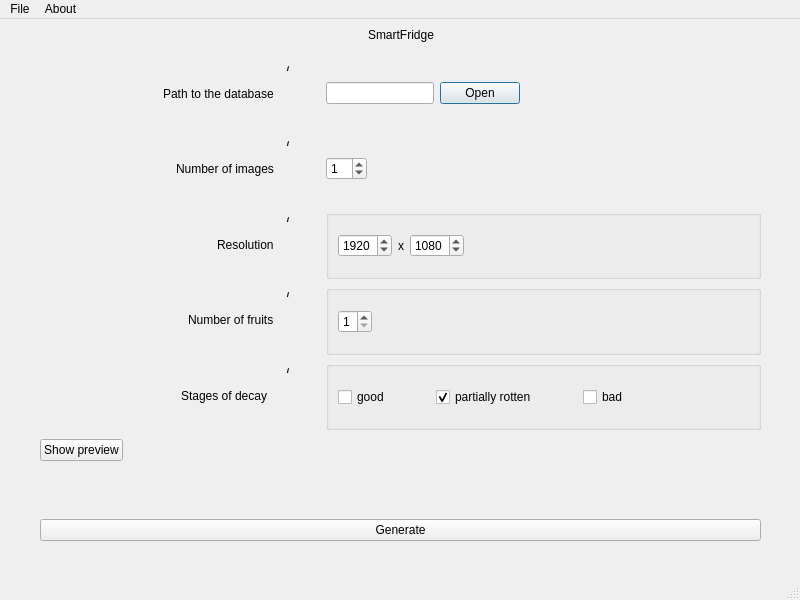
<?xml version="1.0" encoding="UTF-8"?>
<ui version="4.0">
 <class>SmartFridge</class>
 <widget class="QMainWindow" name="SmartFridge">
  <property name="geometry">
   <rect>
    <x>0</x>
    <y>0</y>
    <width>800</width>
    <height>600</height>
   </rect>
  </property>
  <property name="windowTitle">
   <string>SmartFridge</string>
  </property>
  <widget class="QWidget" name="centralwidget">
   <widget class="QWidget" name="gridWidget" native="true">
    <property name="geometry">
     <rect>
      <x>20</x>
      <y>40</y>
      <width>761</width>
      <height>371</height>
     </rect>
    </property>
    <layout class="QGridLayout" name="gridLayout">
     <property name="leftMargin">
      <number>20</number>
     </property>
     <property name="rightMargin">
      <number>20</number>
     </property>
     <item row="5" column="1">
      <layout class="QHBoxLayout" name="horizontalLayout_11">
       <property name="rightMargin">
        <number>20</number>
       </property>
       <item>
        <spacer name="horizontalSpacer_15">
         <property name="orientation">
          <enum>Qt::Horizontal</enum>
         </property>
         <property name="sizeHint" stdset="0">
          <size>
           <width>40</width>
           <height>20</height>
          </size>
         </property>
        </spacer>
       </item>
       <item>
        <widget class="QLabel" name="label_4">
         <property name="text">
          <string>Resolution</string>
         </property>
        </widget>
       </item>
       <item>
        <layout class="QVBoxLayout" name="verticalLayout_9">
         <property name="spacing">
          <number>0</number>
         </property>
         <property name="rightMargin">
          <number>0</number>
         </property>
         <item>
          <widget class="QToolButton" name="toolButton_8">
           <property name="enabled">
            <bool>true</bool>
           </property>
           <property name="font">
            <font>
             <pointsize>6</pointsize>
             <weight>75</weight>
             <italic>true</italic>
             <bold>true</bold>
             <underline>false</underline>
            </font>
           </property>
           <property name="cursor">
            <cursorShape>PointingHandCursor</cursorShape>
           </property>
           <property name="text">
            <string>i</string>
           </property>
           <property name="popupMode">
            <enum>QToolButton::DelayedPopup</enum>
           </property>
           <property name="toolButtonStyle">
            <enum>Qt::ToolButtonFollowStyle</enum>
           </property>
           <property name="autoRaise">
            <bool>true</bool>
           </property>
           <property name="arrowType">
            <enum>Qt::NoArrow</enum>
           </property>
          </widget>
         </item>
         <item>
          <spacer name="verticalSpacer_8">
           <property name="orientation">
            <enum>Qt::Vertical</enum>
           </property>
           <property name="sizeHint" stdset="0">
            <size>
             <width>20</width>
             <height>40</height>
            </size>
           </property>
          </spacer>
         </item>
        </layout>
       </item>
      </layout>
     </item>
     <item row="3" column="2">
      <layout class="QHBoxLayout" name="horizontalLayout_2">
       <property name="rightMargin">
        <number>150</number>
       </property>
       <item>
        <widget class="QLineEdit" name="lineEdit"/>
       </item>
       <item alignment="Qt::AlignLeft">
        <widget class="QDialogButtonBox" name="buttonBox">
         <property name="sizePolicy">
          <sizepolicy hsizetype="Preferred" vsizetype="Preferred">
           <horstretch>0</horstretch>
           <verstretch>0</verstretch>
          </sizepolicy>
         </property>
         <property name="locale">
          <locale language="English" country="UnitedStates"/>
         </property>
         <property name="standardButtons">
          <set>QDialogButtonBox::Open</set>
         </property>
         <property name="centerButtons">
          <bool>false</bool>
         </property>
        </widget>
       </item>
       <item>
        <spacer name="horizontalSpacer_10">
         <property name="orientation">
          <enum>Qt::Horizontal</enum>
         </property>
         <property name="sizeHint" stdset="0">
          <size>
           <width>40</width>
           <height>20</height>
          </size>
         </property>
        </spacer>
       </item>
       <item>
        <spacer name="horizontalSpacer_22">
         <property name="orientation">
          <enum>Qt::Horizontal</enum>
         </property>
         <property name="sizeHint" stdset="0">
          <size>
           <width>40</width>
           <height>20</height>
          </size>
         </property>
        </spacer>
       </item>
      </layout>
     </item>
     <item row="7" column="1">
      <layout class="QHBoxLayout" name="horizontalLayout_7">
       <property name="rightMargin">
        <number>20</number>
       </property>
       <item>
        <spacer name="horizontalSpacer_18">
         <property name="orientation">
          <enum>Qt::Horizontal</enum>
         </property>
         <property name="sizeHint" stdset="0">
          <size>
           <width>40</width>
           <height>20</height>
          </size>
         </property>
        </spacer>
       </item>
       <item>
        <widget class="QLabel" name="label_16">
         <property name="text">
          <string>Stages of decay  </string>
         </property>
        </widget>
       </item>
       <item>
        <layout class="QVBoxLayout" name="verticalLayout_4">
         <property name="spacing">
          <number>0</number>
         </property>
         <property name="rightMargin">
          <number>0</number>
         </property>
         <item>
          <widget class="QToolButton" name="toolButton_3">
           <property name="enabled">
            <bool>true</bool>
           </property>
           <property name="font">
            <font>
             <pointsize>6</pointsize>
             <weight>75</weight>
             <italic>true</italic>
             <bold>true</bold>
             <underline>false</underline>
            </font>
           </property>
           <property name="cursor">
            <cursorShape>PointingHandCursor</cursorShape>
           </property>
           <property name="text">
            <string>i</string>
           </property>
           <property name="popupMode">
            <enum>QToolButton::DelayedPopup</enum>
           </property>
           <property name="toolButtonStyle">
            <enum>Qt::ToolButtonFollowStyle</enum>
           </property>
           <property name="autoRaise">
            <bool>true</bool>
           </property>
           <property name="arrowType">
            <enum>Qt::NoArrow</enum>
           </property>
          </widget>
         </item>
         <item>
          <spacer name="verticalSpacer_3">
           <property name="orientation">
            <enum>Qt::Vertical</enum>
           </property>
           <property name="sizeHint" stdset="0">
            <size>
             <width>20</width>
             <height>40</height>
            </size>
           </property>
          </spacer>
         </item>
        </layout>
       </item>
      </layout>
     </item>
     <item row="5" column="2">
      <widget class="QGroupBox" name="groupBox_3">
       <layout class="QHBoxLayout" name="horizontalLayout_8">
        <item>
         <widget class="QSpinBox" name="spinBox_1">
          <property name="maximum">
           <number>9999</number>
          </property>
          <property name="value">
           <number>1920</number>
          </property>
         </widget>
        </item>
        <item>
         <widget class="QLabel" name="label_5">
          <property name="text">
           <string>x</string>
          </property>
         </widget>
        </item>
        <item>
         <widget class="QSpinBox" name="spinBox_2">
          <property name="maximum">
           <number>9999</number>
          </property>
          <property name="value">
           <number>1080</number>
          </property>
         </widget>
        </item>
        <item>
         <spacer name="horizontalSpacer_3">
          <property name="orientation">
           <enum>Qt::Horizontal</enum>
          </property>
          <property name="sizeHint" stdset="0">
           <size>
            <width>40</width>
            <height>20</height>
           </size>
          </property>
         </spacer>
        </item>
       </layout>
      </widget>
     </item>
     <item row="3" column="1">
      <layout class="QHBoxLayout" name="horizontalLayout_12">
       <property name="rightMargin">
        <number>20</number>
       </property>
       <item>
        <spacer name="horizontalSpacer_14">
         <property name="orientation">
          <enum>Qt::Horizontal</enum>
         </property>
         <property name="sizeHint" stdset="0">
          <size>
           <width>40</width>
           <height>20</height>
          </size>
         </property>
        </spacer>
       </item>
       <item>
        <widget class="QLabel" name="label">
         <property name="text">
          <string>Path to the database</string>
         </property>
        </widget>
       </item>
       <item>
        <layout class="QVBoxLayout" name="verticalLayout_11">
         <property name="spacing">
          <number>0</number>
         </property>
         <property name="rightMargin">
          <number>0</number>
         </property>
         <item>
          <widget class="QToolButton" name="toolButton_10">
           <property name="enabled">
            <bool>true</bool>
           </property>
           <property name="font">
            <font>
             <pointsize>6</pointsize>
             <weight>75</weight>
             <italic>true</italic>
             <bold>true</bold>
             <underline>false</underline>
            </font>
           </property>
           <property name="cursor">
            <cursorShape>PointingHandCursor</cursorShape>
           </property>
           <property name="text">
            <string>i</string>
           </property>
           <property name="popupMode">
            <enum>QToolButton::DelayedPopup</enum>
           </property>
           <property name="toolButtonStyle">
            <enum>Qt::ToolButtonFollowStyle</enum>
           </property>
           <property name="autoRaise">
            <bool>true</bool>
           </property>
           <property name="arrowType">
            <enum>Qt::NoArrow</enum>
           </property>
          </widget>
         </item>
         <item>
          <spacer name="verticalSpacer_10">
           <property name="orientation">
            <enum>Qt::Vertical</enum>
           </property>
           <property name="sizeHint" stdset="0">
            <size>
             <width>20</width>
             <height>40</height>
            </size>
           </property>
          </spacer>
         </item>
        </layout>
       </item>
      </layout>
     </item>
     <item row="7" column="2">
      <widget class="QGroupBox" name="groupBox_4">
       <layout class="QHBoxLayout" name="horizontalLayout_4">
        <item>
         <widget class="QCheckBox" name="checkBox">
          <property name="text">
           <string>good</string>
          </property>
         </widget>
        </item>
        <item>
         <spacer name="horizontalSpacer_11">
          <property name="orientation">
           <enum>Qt::Horizontal</enum>
          </property>
          <property name="sizeHint" stdset="0">
           <size>
            <width>40</width>
            <height>20</height>
           </size>
          </property>
         </spacer>
        </item>
        <item>
         <widget class="QCheckBox" name="checkBox_2">
          <property name="text">
           <string>partially rotten</string>
          </property>
          <property name="checked">
           <bool>true</bool>
          </property>
         </widget>
        </item>
        <item>
         <spacer name="horizontalSpacer_2">
          <property name="orientation">
           <enum>Qt::Horizontal</enum>
          </property>
          <property name="sizeHint" stdset="0">
           <size>
            <width>40</width>
            <height>20</height>
           </size>
          </property>
         </spacer>
        </item>
        <item>
         <widget class="QCheckBox" name="checkBox_3">
          <property name="text">
           <string>bad</string>
          </property>
         </widget>
        </item>
        <item>
         <spacer name="horizontalSpacer_16">
          <property name="orientation">
           <enum>Qt::Horizontal</enum>
          </property>
          <property name="sizeHint" stdset="0">
           <size>
            <width>40</width>
            <height>20</height>
           </size>
          </property>
         </spacer>
        </item>
        <item>
         <spacer name="horizontalSpacer_12">
          <property name="orientation">
           <enum>Qt::Horizontal</enum>
          </property>
          <property name="sizeHint" stdset="0">
           <size>
            <width>40</width>
            <height>20</height>
           </size>
          </property>
         </spacer>
        </item>
        <item>
         <spacer name="horizontalSpacer_5">
          <property name="orientation">
           <enum>Qt::Horizontal</enum>
          </property>
          <property name="sizeHint" stdset="0">
           <size>
            <width>40</width>
            <height>20</height>
           </size>
          </property>
         </spacer>
        </item>
       </layout>
      </widget>
     </item>
     <item row="4" column="1">
      <layout class="QHBoxLayout" name="horizontalLayout_6">
       <property name="leftMargin">
        <number>0</number>
       </property>
       <property name="rightMargin">
        <number>20</number>
       </property>
       <item>
        <spacer name="horizontalSpacer_19">
         <property name="orientation">
          <enum>Qt::Horizontal</enum>
         </property>
         <property name="sizeHint" stdset="0">
          <size>
           <width>40</width>
           <height>20</height>
          </size>
         </property>
        </spacer>
       </item>
       <item>
        <widget class="QLabel" name="label_12">
         <property name="text">
          <string>Number of images</string>
         </property>
        </widget>
       </item>
       <item>
        <layout class="QVBoxLayout" name="verticalLayout_3">
         <property name="spacing">
          <number>0</number>
         </property>
         <property name="rightMargin">
          <number>0</number>
         </property>
         <item>
          <widget class="QToolButton" name="toolButton_2">
           <property name="enabled">
            <bool>true</bool>
           </property>
           <property name="font">
            <font>
             <pointsize>6</pointsize>
             <weight>75</weight>
             <italic>true</italic>
             <bold>true</bold>
             <underline>false</underline>
            </font>
           </property>
           <property name="cursor">
            <cursorShape>PointingHandCursor</cursorShape>
           </property>
           <property name="text">
            <string>i</string>
           </property>
           <property name="popupMode">
            <enum>QToolButton::DelayedPopup</enum>
           </property>
           <property name="toolButtonStyle">
            <enum>Qt::ToolButtonFollowStyle</enum>
           </property>
           <property name="autoRaise">
            <bool>true</bool>
           </property>
           <property name="arrowType">
            <enum>Qt::NoArrow</enum>
           </property>
          </widget>
         </item>
         <item>
          <spacer name="verticalSpacer_2">
           <property name="orientation">
            <enum>Qt::Vertical</enum>
           </property>
           <property name="sizeHint" stdset="0">
            <size>
             <width>20</width>
             <height>40</height>
            </size>
           </property>
          </spacer>
         </item>
        </layout>
       </item>
      </layout>
     </item>
     <item row="4" column="2">
      <layout class="QHBoxLayout" name="horizontalLayout_5">
       <item>
        <widget class="QSpinBox" name="spinBox_4">
         <property name="value">
          <number>1</number>
         </property>
        </widget>
       </item>
       <item>
        <spacer name="horizontalSpacer_6">
         <property name="orientation">
          <enum>Qt::Horizontal</enum>
         </property>
         <property name="sizeHint" stdset="0">
          <size>
           <width>40</width>
           <height>20</height>
          </size>
         </property>
        </spacer>
       </item>
      </layout>
     </item>
     <item row="6" column="1">
      <layout class="QHBoxLayout" name="horizontalLayout_9">
       <property name="rightMargin">
        <number>20</number>
       </property>
       <item>
        <spacer name="horizontalSpacer_17">
         <property name="orientation">
          <enum>Qt::Horizontal</enum>
         </property>
         <property name="sizeHint" stdset="0">
          <size>
           <width>40</width>
           <height>20</height>
          </size>
         </property>
        </spacer>
       </item>
       <item>
        <widget class="QLabel" name="label_6">
         <property name="text">
          <string>Number of fruits</string>
         </property>
        </widget>
       </item>
       <item>
        <layout class="QVBoxLayout" name="verticalLayout_6">
         <property name="spacing">
          <number>0</number>
         </property>
         <property name="rightMargin">
          <number>0</number>
         </property>
         <item>
          <widget class="QToolButton" name="toolButton_5">
           <property name="enabled">
            <bool>true</bool>
           </property>
           <property name="font">
            <font>
             <pointsize>6</pointsize>
             <weight>75</weight>
             <italic>true</italic>
             <bold>true</bold>
             <underline>false</underline>
            </font>
           </property>
           <property name="cursor">
            <cursorShape>PointingHandCursor</cursorShape>
           </property>
           <property name="text">
            <string>i</string>
           </property>
           <property name="popupMode">
            <enum>QToolButton::DelayedPopup</enum>
           </property>
           <property name="toolButtonStyle">
            <enum>Qt::ToolButtonFollowStyle</enum>
           </property>
           <property name="autoRaise">
            <bool>true</bool>
           </property>
           <property name="arrowType">
            <enum>Qt::NoArrow</enum>
           </property>
          </widget>
         </item>
         <item>
          <spacer name="verticalSpacer_5">
           <property name="orientation">
            <enum>Qt::Vertical</enum>
           </property>
           <property name="sizeHint" stdset="0">
            <size>
             <width>20</width>
             <height>40</height>
            </size>
           </property>
          </spacer>
         </item>
        </layout>
       </item>
      </layout>
     </item>
     <item row="6" column="2">
      <widget class="QGroupBox" name="groupBox_2">
       <layout class="QGridLayout" name="gridLayout_2">
        <item row="0" column="2">
         <spacer name="horizontalSpacer_4">
          <property name="orientation">
           <enum>Qt::Horizontal</enum>
          </property>
          <property name="sizeHint" stdset="0">
           <size>
            <width>40</width>
            <height>20</height>
           </size>
          </property>
         </spacer>
        </item>
        <item row="0" column="3">
         <spacer name="horizontalSpacer_7">
          <property name="orientation">
           <enum>Qt::Horizontal</enum>
          </property>
          <property name="sizeHint" stdset="0">
           <size>
            <width>40</width>
            <height>20</height>
           </size>
          </property>
         </spacer>
        </item>
        <item row="0" column="4">
         <spacer name="horizontalSpacer_8">
          <property name="orientation">
           <enum>Qt::Horizontal</enum>
          </property>
          <property name="sizeHint" stdset="0">
           <size>
            <width>40</width>
            <height>20</height>
           </size>
          </property>
         </spacer>
        </item>
        <item row="0" column="0">
         <widget class="QSpinBox" name="spinBox">
          <property name="minimum">
           <number>1</number>
          </property>
          <property name="maximum">
           <number>5</number>
          </property>
         </widget>
        </item>
       </layout>
      </widget>
     </item>
    </layout>
   </widget>
   <widget class="QWidget" name="verticalWidget" native="true">
    <property name="geometry">
     <rect>
      <x>20</x>
      <y>420</y>
      <width>761</width>
      <height>102</height>
     </rect>
    </property>
    <layout class="QVBoxLayout" name="verticalLayout">
     <property name="leftMargin">
      <number>20</number>
     </property>
     <property name="rightMargin">
      <number>20</number>
     </property>
     <item>
      <layout class="QHBoxLayout" name="horizontalLayout">
       <item>
        <widget class="QPushButton" name="pushButton_2">
         <property name="text">
          <string>Show preview</string>
         </property>
        </widget>
       </item>
       <item>
        <spacer name="horizontalSpacer_13">
         <property name="orientation">
          <enum>Qt::Horizontal</enum>
         </property>
         <property name="sizeHint" stdset="0">
          <size>
           <width>40</width>
           <height>20</height>
          </size>
         </property>
        </spacer>
       </item>
      </layout>
     </item>
     <item>
      <spacer name="verticalSpacer">
       <property name="orientation">
        <enum>Qt::Vertical</enum>
       </property>
       <property name="sizeHint" stdset="0">
        <size>
         <width>20</width>
         <height>40</height>
        </size>
       </property>
      </spacer>
     </item>
     <item>
      <widget class="QPushButton" name="pushButton">
       <property name="text">
        <string>Generate</string>
       </property>
      </widget>
     </item>
    </layout>
   </widget>
   <widget class="QWidget" name="horizontalWidget" native="true">
    <property name="geometry">
     <rect>
      <x>20</x>
      <y>0</y>
      <width>761</width>
      <height>31</height>
     </rect>
    </property>
    <layout class="QHBoxLayout" name="horizontalLayout_13">
     <property name="leftMargin">
      <number>20</number>
     </property>
     <property name="rightMargin">
      <number>20</number>
     </property>
     <item>
      <spacer name="horizontalSpacer">
       <property name="orientation">
        <enum>Qt::Horizontal</enum>
       </property>
       <property name="sizeHint" stdset="0">
        <size>
         <width>40</width>
         <height>20</height>
        </size>
       </property>
      </spacer>
     </item>
     <item>
      <widget class="QLabel" name="label_2">
       <property name="text">
        <string>SmartFridge</string>
       </property>
      </widget>
     </item>
     <item>
      <spacer name="horizontalSpacer_9">
       <property name="orientation">
        <enum>Qt::Horizontal</enum>
       </property>
       <property name="sizeHint" stdset="0">
        <size>
         <width>40</width>
         <height>20</height>
        </size>
       </property>
      </spacer>
     </item>
    </layout>
   </widget>
  </widget>
  <widget class="QMenuBar" name="menubar">
   <property name="geometry">
    <rect>
     <x>0</x>
     <y>0</y>
     <width>800</width>
     <height>30</height>
    </rect>
   </property>
   <widget class="QMenu" name="menuFile">
    <property name="title">
     <string>File</string>
    </property>
    <addaction name="separator"/>
    <addaction name="actionOpen_database_directory"/>
    <addaction name="separator"/>
    <addaction name="actionExit"/>
   </widget>
   <widget class="QMenu" name="menuAbout">
    <property name="title">
     <string>About</string>
    </property>
    <addaction name="actionAbout"/>
   </widget>
   <addaction name="menuFile"/>
   <addaction name="menuAbout"/>
  </widget>
  <widget class="QStatusBar" name="statusbar"/>
  <action name="actionOpen_database_directory">
   <property name="text">
    <string>Open database directory</string>
   </property>
  </action>
  <action name="actionExit">
   <property name="text">
    <string>Exit</string>
   </property>
  </action>
  <action name="actionAbout">
   <property name="text">
    <string>About</string>
   </property>
  </action>
 </widget>
 <resources/>
 <connections/>
</ui>
